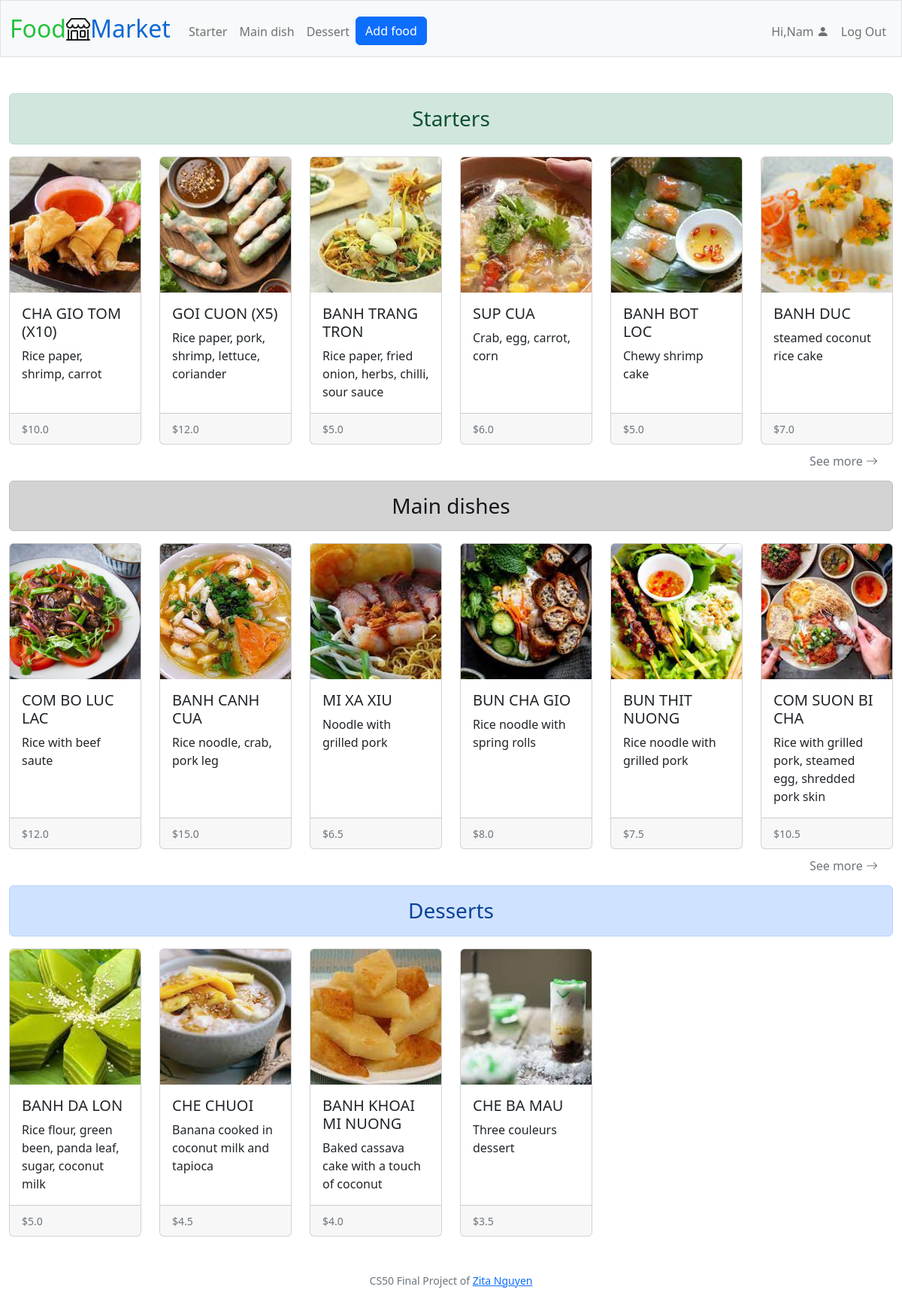
Screenshot of / (signed in) with the database file from the repository.
### tables this page shows
CREATE TABLE food (
id INTEGER PRIMARY KEY AUTOINCREMENT, 
category TEXT NOT NULL,
name TEXT NOT NULL,
photo BLOB NOT NULL,
description TEXT NOT NULL,
price REAL NOT NULL,
date DATETIME NOT NULL,
user_id INTEGER NOT NULL,
FOREIGN KEY (user_id) REFERENCES users (id)
);

### app.py (the view)
@app.route("/")
@login_required
def index():
    all_products = query_get_all_products()
    starters = list(filter(lambda product: product[1] == "Starter", all_products))
    main_dishes = list(filter(lambda product: product[1] == "Main dish", all_products))
    desserts = list(filter(lambda product: product[1] == "Dessert", all_products))
    return render_template("index.html", starters=starters, main_dishes=main_dishes, desserts=desserts)

### app.py (called while the page is built)
@app.after_request
def after_request(response):
    response.headers["Cache-Control"] = "no-cache, no-store, must-revalidate"
    response.headers["Expires"] = 0
    response.headers["Pragma"] = "no-cache"
    return response

### helpers.py (called while the page is built)
def login_required(f):
    @wraps(f)
    def decorated_function(*args, **kwargs):
        if session.get("user_id") is None:
            return redirect("/login")
        return f(*args, **kwargs)
    return decorated_function

### queries.py (called while the page is built)
def query_get_all_products():
    conn = sqlite3.connect("market.db")
    c = conn.cursor()
    c.execute ("SELECT * FROM food")
    all_products = c.fetchall()
    return all_products

### templates/index.html (shortened to what this page needs)
{% extends "layout.html" %}
{% block main %}
<div class="alert alert-success text-center h3" role="alert">
    Starters
</div>
<div class="row row-cols-1 row-cols-lg-6 row-cols-md-3 g-4">
  {% if not starters %}
    <div class="col">
      <div class="card h-100">
        <img class="card-img-top" src="{{url_for('static', filename='photos/no_food.jpeg')}}" alt="No product">
        <div class="card-body">
          <p class="card-text">No starter.</p>
        </div>
      </div>
    </div>
  {% else %}
    {% for starter in starters[-6:] %}
      <div class="col">
        <div class="card h-100">
          <a href="/product/{{ starter[0] }}">
            <img src="{{url_for('static', filename='photos/' + starter[3])}}" class="card-img-top" alt="{{ starter[2] }}">
          </a>
          <div class="card-body">
            <h5 class="card-title">{{ starter[2] }}</h5>
            <p class="card-text">{{ starter[4] }}</p>
          </div>
          <div class="card-footer">
            <small class="text-muted">${{ starter[5] }}</small>
          </div>
        </div>
      </div>
    {% endfor %}
  {% endif %}
</div>
{% if starters and starters|length > 6 %}
<a class="link-secondary button-see-more" href="/starters">See more <i class="bi bi-arrow-right"></i></a>
{% endif %}
<div class="alert alert-dark text-center h3 mt-5" role="alert">
    Main dishes
</div>
<div class="row row-cols-1 row-cols-lg-6 row-cols-md-3 g-4">
  {% if not main_dishes %}
    <div class="col">
      <div class="card h-100">
        <img class="card-img-top" src="{{url_for('static', filename='photos/no_food.jpeg')}}" alt="No product">
        <div class="card-body">
          <p class="card-text">No main dish.</p>
        </div>
      </div>
    </div>
  {% else %}
    {% for main_dish in main_dishes[-6:] %}
      <div class="col">
        <div class="card h-100">
          <a href="/product/{{ main_dish[0] }}">
            <img src="{{url_for('static', filename='photos/' + main_dish[3])}}" class="card-img-top" alt="{{ main_dish[2] }}">
          </a>
          <div class="card-body">
            <h5 class="card-title">{{ main_dish[2] }}</h5>
            <p class="card-text">{{ main_dish[4] }}</p>
          </div>
          <div class="card-footer">
            <small class="text-muted">${{ main_dish[5] }}</small>
          </div>
        </div>
      </div>
    {% endfor %}
  {% endif %}
</div>
{% if main_dishes and main_dishes|length > 6 %}
<a class="link-secondary button-see-more" href="/main_dishes">See more <i class="bi bi-arrow-right"></i></a>
{% endif %}
<div class="alert alert-primary text-center h3 mt-5" role="alert">
    Desserts
</div>
<div class="row row-cols-1 row-cols-lg-6 row-cols-md-3 g-4">
  {% if not desserts %}
    <div class="col">
      <div class="card h-100">
        <img class="card-img-top" src="{{url_for('static', filename='photos/no_food.jpeg')}}" alt="No product">
        <div class="card-body">
          <p class="card-text">No dessert.</p>
        </div>
      </div>
    </div>
  {% else %}
    {% for dessert in desserts[-6:] %}
      <div class="col">
        <div class="card h-100">
          <a href="/product/{{ dessert[0] }}">
            <img src="{{url_for('static', filename='photos/' + dessert[3])}}" class="card-img-top" alt="{{ dessert[2] }}">
          </a>
          <div class="card-body">
            <h5 class="card-title">{{ dessert[2] }}</h5>
            <p class="card-text">{{ dessert[4] }}</p>
          </div>
          <div class="card-footer">
            <small class="text-muted">${{ dessert[5] }}</small>
          </div>
        </div>
      </div>
    {% endfor %}
  {% endif %}
</div>
{% endblock %}

### templates/layout.html (shortened to what this page needs)
<!DOCTYPE html>
<html lang="en">
    <head>
        <link href="https://cdn.jsdelivr.net/npm/bootstrap@5.2.0-beta1/dist/css/bootstrap.min.css" rel="stylesheet">
        <link rel="stylesheet" href="https://cdn.jsdelivr.net/npm/bootstrap-icons@1.8.3/font/bootstrap-icons.css">
        <link href="/static/styles.css" rel="stylesheet">
    </head>
    <body>
        <nav class="bg-light border navbar navbar-expand-md navbar-light">
            <div class="container-fluid">
                <a class="navbar-brand" href="/"><span class="green">Food</span><i class="bi bi-shop"></i><span class="blue">Market</span></a>
                <div class="collapse navbar-collapse" id="navbar">
                    {% if session["user_id"] %}
                        <ul class="navbar-nav me-auto mt-2">
                            <li class="nav-item"><a class="nav-link" href="/starters">Starter</a></li>
                            <li class="nav-item"><a class="nav-link" href="/main_dishes">Main dish</a></li>
                            <li class="nav-item"><a class="nav-link" href="/desserts">Dessert</a></li>
                            {% if session["user_role"] == "seller" %}
                            <li class="nav-item"><a class="btn btn-primary" role="button" href="/add">Add food</a></li>
                            {% endif %}
                        </ul>
                        <ul class="navbar-nav ms-auto mt-2">
                            <li class="nav-item">
                                <a class="nav-link" href="/profile">
                                    Hi,{{ session["user_name"].capitalize() }}
                                    <i class="bi bi-person-fill"></i>
                                </a>
                            </li>
                            <li class="nav-item"><a class="nav-link" href="/logout">Log Out</a></li>
                        </ul>
                    {% else %}
                        <ul class="navbar-nav ms-auto mt-2">
                            <li class="nav-item"><a class="nav-link" href="/register">Register</a></li>
                            <li class="nav-item"><a class="nav-link" href="/login">Log In</a></li>
                        </ul>
                    {% endif %}
                </div>
            </div>
        </nav>
        <main class="container-fluid py-5">
            {% block main %}{% endblock %}
        </main>
        <footer class="mb-5 small text-center text-muted">
            CS50 Final Project of <a href="https://github.com/ZitaNguyen">Zita Nguyen</a>
        </footer>
    </body>
</html>

### static/styles.css (style rules this page uses)
nav .navbar-brand { font-size: xx-large; }
nav .navbar-brand .green { color: #23c33b; }
nav .navbar-brand .blue { color: #0a68d4; }
.card-img-top { width: 100%; height: 15vw; object-fit: cover; }
.card-title { text-transform: uppercase; }
.button-see-more { text-decoration: none; float: right; margin-right: 20px; margin-top: 10px; }

### rows the page displays
food: photo (picture), name "CHA GIO TOM (X10)", description "Rice paper, shrimp, carrot", price "10.0"
food: photo (picture), name "GOI CUON (X5)", description "Rice paper, pork, shrimp, lettuce, coriander", price "12.0"
food: photo (picture), name "BANH TRANG TRON", description "Rice paper, fried onion, herbs, chilli, sour sauce", price "5.0"
food: photo (picture), name "SUP CUA", description "Crab, egg, carrot, corn", price "6.0"
food: photo (picture), name "BANH BOT LOC", description "Chewy shrimp cake", price "5.0"
food: photo (picture), name "BANH DUC", description "steamed coconut rice cake", price "7.0"
food: photo (picture), name "COM BO LUC LAC", description "Rice with beef saute", price "12.0"
food: photo (picture), name "BANH CANH CUA", description "Rice noodle, crab, pork leg", price "15.0"
food: photo (picture), name "MI XA XIU", description "Noodle with grilled pork", price "6.5"
food: photo (picture), name "BUN CHA GIO", description "Rice noodle with spring rolls", price "8.0"
food: photo (picture), name "BUN THIT NUONG", description "Rice noodle with grilled pork", price "7.5"
food: photo (picture), name "COM SUON BI CHA", description "Rice with grilled pork, steamed egg, shredded pork skin", price "10.5"
food: photo (picture), name "BANH DA LON", description "Rice flour, green been, panda leaf, sugar, coconut milk", price "5.0"
food: photo (picture), name "CHE CHUOI", description "Banana cooked in coconut milk and tapioca", price "4.5"
food: photo (picture), name "BANH KHOAI MI NUONG", description "Baked cassava cake with a touch of coconut", price "4.0"
food: photo (picture), name "CHE BA MAU", description "Three couleurs dessert", price "3.5"

### other values shown
{{ session["user_name"].capitalize() }} "Nam"
